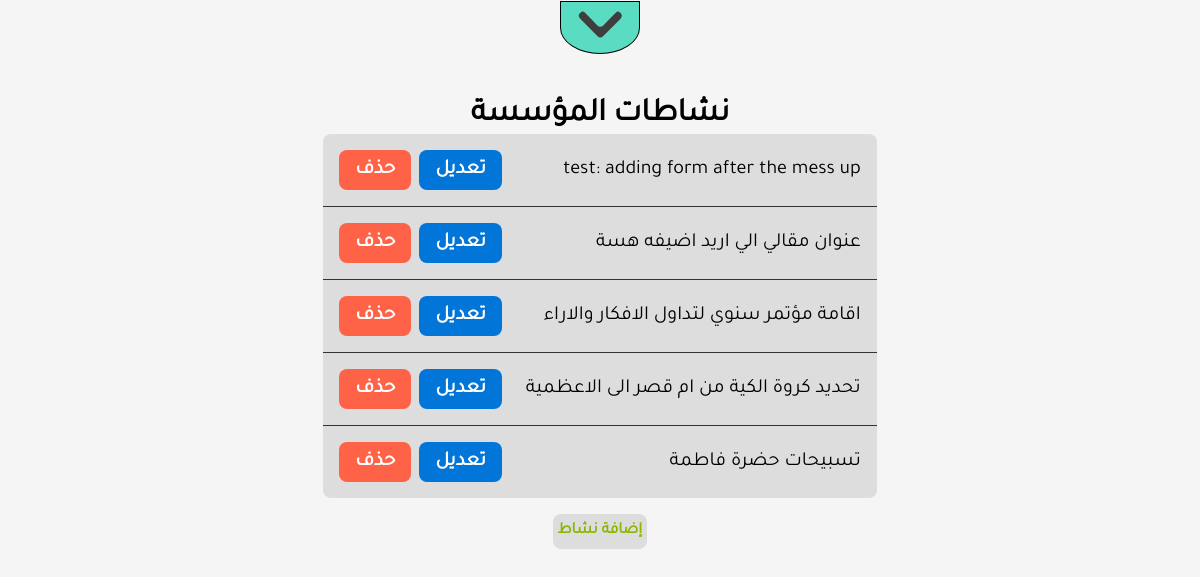
The app's page /dashboard/activities/, older data.
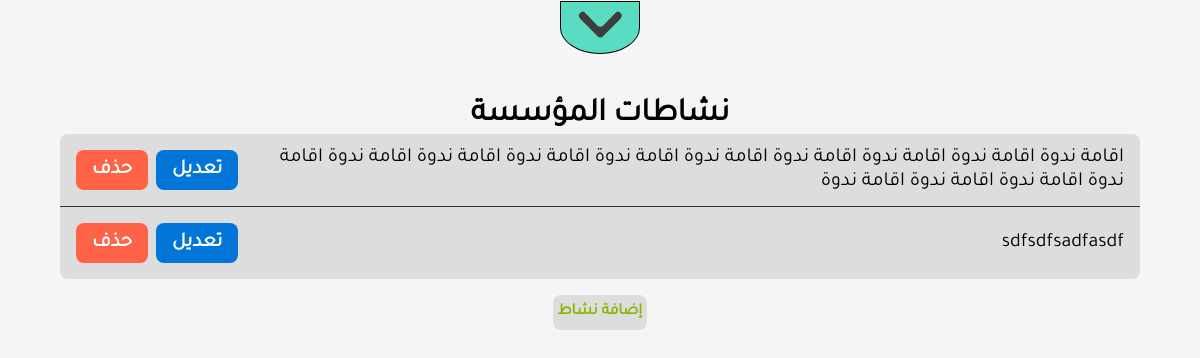
The same page, newer data.
### backend/models.py (models this page shows, shortened)
class Activity(models.Model):
    title = models.CharField(max_length=1000, blank=False)
    created_at = models.DateTimeField(auto_now_add=True)
    main_img = models.ForeignKey(Image, on_delete=models.PROTECT, blank=False)
    body = models.TextField(max_length=5000, blank=False)
    img_array = models.ManyToManyField(Image, blank=True, related_name="images")
    vid_array = models.ManyToManyField(Video, blank=True, related_name="videos")
    audio = models.CharField(max_length=1000, blank=True)
    class Meta:
        ordering = ['-created_at']

### dashboard/views.py (the view)
# urls.py: path("activities/", views.activities, name="activities"),
def activities(request):
    activities = Activity.objects.all()
    section = {
        "activities":True
    }
    context = {"items":activities,"section":section}
    return render(request, "dashboard/items.html", context)

### dashboard/templates/dashboard/items.html
{% extends "dashboard/layout.html" %}
{% block body %}
    {% include "dashboard/menu.html" %}
    <div class="items">
        {% if section.activities %}
        <h1 class="itemsTitle">نشاطات المؤسسة</h1>
        {% elif section.productions %}
        <h1 class="itemsTitle">نتاجات المؤسسة</h1>
        {% endif %}
        <div class="itemsContainer">
            {% for item in items %}
            <div class="item">
                <p>{{ item.title }}</p>
                <div class="buttons">
                    {% if section.activities %}
                    <a class="button buttonEdit" href="{% url 'dashboard:update-activity' item.id %}">تعديل</a>
                    <a class="button buttonDanger" href="{% url 'dashboard:delete-activity' item.id %}">حذف</a>
                    {% elif section.productions %}
                    <a class="button buttonEdit" href="{% url 'dashboard:update-production' item.id %}">تعديل</a>
                    <a class="button buttonDanger" href="{% url 'dashboard:delete-production' item.id %}">حذف</a>
                    {% endif %}
                </div>
            </div>
            {% empty %}
            <p>لا توجد عناصر.</p>
            {% endfor %}
        </div>
        {% if section.activities %}
        <a class="button buttonPrimary" href="{% url 'dashboard:create-activity' %}">إضافة نشاط</a>
        {% elif section.productions %}
        <a class="button buttonPrimary" href="{% url 'dashboard:create-production' %}">إضافة نتاج</a>
        {% endif %}
    </div>
{% endblock %}

Row changes from the older to the newer data that the page shows:
removed Activity: title "test: adding form after the mess up"
removed Activity: title "عنوان مقالي الي اريد اضيفه هسة"
removed Activity: title "اقامة مؤتمر سنوي لتداول الافكار والاراء"
removed Activity: title "تحديد كروة الكية من ام قصر الى الاعظمية"
removed Activity: title "تسبيحات حضرة فاطمة"
added Activity: title "اقامة ندوة اقامة ندوة اقامة ندوة اقامة ندوة اقامة ندوة اقامة ندوة اقامة ندوة اقامة ندوة اقامة ندوة اقامة ندوة اقامة ندوة اقامة ندوة اقامة ندوة"
added Activity: title "sdfsdfsadfasdf"
